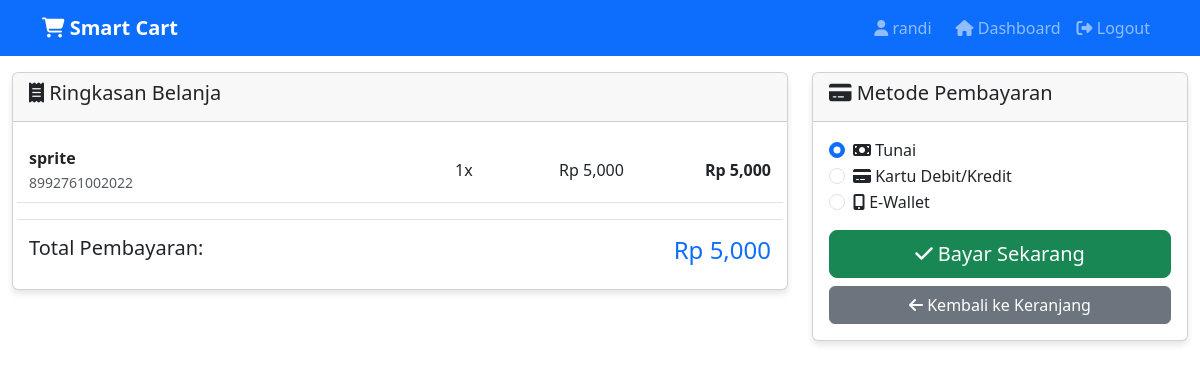
Page /checkout (signed in) on the committed database.
### app.py (models this page shows)
class CartItem(db.Model):
    id = db.Column(db.Integer, primary_key=True)
    cart_id = db.Column(db.Integer, db.ForeignKey('cart.id'), nullable=False)
    product_id = db.Column(db.Integer, db.ForeignKey('product.id'), nullable=False)
    quantity = db.Column(db.Integer, default=1)
    weight_detected = db.Column(db.Float, nullable=True)
    is_validated = db.Column(db.Boolean, default=False)
    added_at = db.Column(db.DateTime, default=lambda: datetime.now(timezone.utc))
    product = db.relationship('Product', backref='cart_items')

class Product(db.Model):
    id = db.Column(db.Integer, primary_key=True)
    barcode = db.Column(db.String(50), unique=True, nullable=False)
    name = db.Column(db.String(100), nullable=False)
    price = db.Column(db.Float, nullable=False)
    weight = db.Column(db.Float, nullable=False)  # Expected weight in grams
    stock = db.Column(db.Integer, default=0)
    created_at = db.Column(db.DateTime, default=lambda: datetime.now(timezone.utc))

class Cart(db.Model):
    id = db.Column(db.Integer, primary_key=True)
    user_id = db.Column(db.Integer, db.ForeignKey('user.id'), nullable=False)
    session_id = db.Column(db.String(100), nullable=False)
    status = db.Column(db.String(20), default='active')  # 'active', 'checkout', 'completed'
    total_amount = db.Column(db.Float, default=0)
    created_at = db.Column(db.DateTime, default=lambda: datetime.now(timezone.utc))

### app.py (the view)
@app.route('/checkout', methods=['GET', 'POST'])
@login_required
def checkout_page():
    if request.method == 'POST':
        return jsonify({'status': 'checkout berhasil'})
    user_id = session['user_id']
    active_cart = Cart.query.filter_by(user_id=user_id, status='active').first()
    if not active_cart:
        flash('Keranjang kosong!', 'warning')
        return redirect(url_for('dashboard'))
    cart_items = CartItem.query.filter_by(cart_id=active_cart.id).all()
    if not cart_items:
        flash('Keranjang kosong!', 'warning')
        return redirect(url_for('dashboard'))
    total_items = len(cart_items)
    total_price = active_cart.total_amount
    send_lcd_message(f"Total: Rp{total_price:,.0f} - {total_items} barang",
                   "Checkout",
                   f"Total: Rp {total_price:,.0f}",
                   f"{total_items} barang",
                   "Konfirmasi bayar")
    return render_template('checkout.html', cart=active_cart, cart_items=cart_items)

### app.py (called while the page is built)
def send_lcd_message(message, line1="", line2="", line3="", line4=""):
    global current_lcd_status
    try:
        current_lcd_status = {
            'message': message,
            'line1': line1 or message,
            'line2': line2,
            'line3': line3,
            'line4': line4,
            'timestamp': time.time()
        }
        lcd_message_queue.append(current_lcd_status.copy())
        logging.info(f"LCD Message updated: {message}")
        logging.info(f"Line1: {line1}, Line2: {line2}")
    except Exception as e:
        logging.error(f"Error updating LCD message: {e}")

def login_required(f):
    @wraps(f)
    def decorated_function(*args, **kwargs):
        if 'user_id' not in session:
            flash('Silakan login terlebih dahulu.', 'warning')
            return redirect(url_for('login'))
        return f(*args, **kwargs)
    return decorated_function

### templates/checkout.html (shortened to what this page needs)
{% extends "base.html" %}
{% block content %}
<div class="row mt-3">
    <div class="col-md-8">
        <div class="card">
            <div class="card-header">
                <h5><i class="fas fa-receipt"></i> Ringkasan Belanja</h5>
            </div>
            <div class="card-body">
                {% for item in cart_items %}
                <div class="row align-items-center py-2 border-bottom">
                    <div class="col-md-6">
                        <strong>{{ item.product.name }}</strong><br>
                        <small class="text-muted">{{ item.product.barcode }}</small>
                    </div>
                    <div class="col-md-2 text-center">
                        {{ item.quantity }}x
                    </div>
                    <div class="col-md-2 text-center">
                        Rp {{ "{:,.0f}".format(item.product.price) }}
                    </div>
                    <div class="col-md-2 text-end">
                        <strong>Rp {{ "{:,.0f}".format(item.product.price * item.quantity) }}</strong>
                    </div>
                </div>
                {% endfor %}
                <div class="row mt-3 pt-3 border-top">
                    <div class="col-md-8">
                        <h5>Total Pembayaran:</h5>
                    </div>
                    <div class="col-md-4 text-end">
                        <h4 class="text-primary">Rp {{ "{:,.0f}".format(cart.total_amount) }}</h4>
                    </div>
                </div>
            </div>
        </div>
    </div>
    <div class="col-md-4">
        <div class="card">
            <div class="card-header">
                <h5><i class="fas fa-credit-card"></i> Metode Pembayaran</h5>
            </div>
            <div class="card-body">
                <div class="mb-3">
                    <div class="form-check">
                        <input class="form-check-input" type="radio" name="payment_method" id="cash" value="cash" checked>
                        <label class="form-check-label" for="cash">
                            <i class="fas fa-money-bill"></i> Tunai
                        </label>
                    </div>
                    <div class="form-check">
                        <input class="form-check-input" type="radio" name="payment_method" id="card" value="card">
                        <label class="form-check-label" for="card">
                            <i class="fas fa-credit-card"></i> Kartu Debit/Kredit
                        </label>
                    </div>
                    <div class="form-check">
                        <input class="form-check-input" type="radio" name="payment_method" id="ewallet" value="ewallet">
                        <label class="form-check-label" for="ewallet">
                            <i class="fas fa-mobile-alt"></i> E-Wallet
                        </label>
                    </div>
                </div>
                <button class="btn btn-success btn-lg w-100" onclick="processCheckout()">
                    <i class="fas fa-check"></i> Bayar Sekarang
                </button>
                <a href="{{ url_for('dashboard') }}" class="btn btn-secondary w-100 mt-2">
                    <i class="fas fa-arrow-left"></i> Kembali ke Keranjang
                </a>
            </div>
        </div>
    </div>
</div>
{% endblock %}

### templates/base.html (style rules this page uses)
.card { box-shadow: 0 4px 6px rgba(0,0,0,0.1); }

### rows in the picture
CartItem: product.name "sprite", product.barcode "8992761002022", quantity "1"
Product: product.price "5,000", item.product.price*item.quantity "5,000"
Cart: total_amount "5,000"

### other values in the picture
{{ session.username }} "randi"
